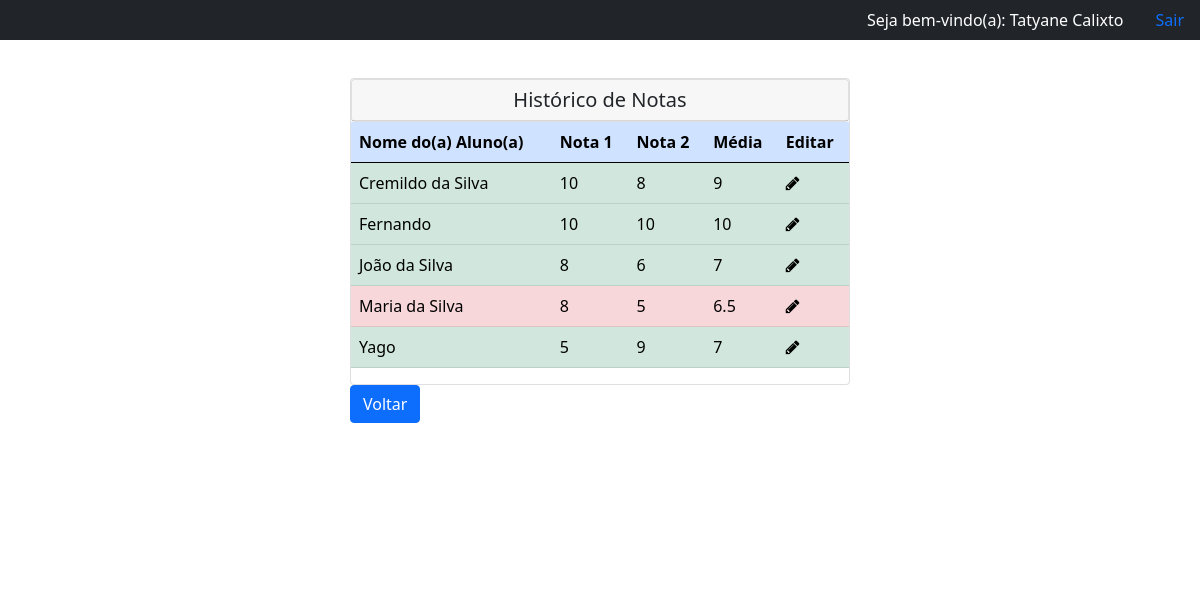
Screenshot of /Login/historico_notas.php (signed in) with the database file from the repository.
### tables this page shows
CREATE TABLE `notas` (
  `ce_id_notas` int(100) NOT NULL,
  `nome_aluno` varchar(500) NOT NULL,
  `nota1` float NOT NULL,
  `nota2` float NOT NULL,
  `media` float NOT NULL,
  `id_notas` int(10) UNSIGNED NOT NULL
);

### Login/notas_alunos.php (called while the page is built, shortened)
<?php
require("conexao.php");
$id_usuario = $_SESSION['idusuario'];
$query_ = "SELECT * FROM notas WHERE ce_id_notas = '$id_usuario'ORDER BY nome_aluno ASC";
$result = $conn->query($query_);
$dados_alunos = array();
if ($result->num_rows > 0) {
  while ($row = $result->fetch_assoc()) {
    $dados_alunos[] = $row['nome_aluno'] . '#' . $row['nota1'] . "#" . $row['nota2'] . "#" . $row['media'] . "#" . $row['id_notas'];
  }
} else {
  echo ("<script>
        window.alert('Você não possui notas cadastradas.')
        window.location.href='../Login/home.php';
    </script>");
}

### Login/historico_notas.php (the view, shortened to what this page needs)
<?php
require "menu.php";
require "notas_alunos.php";
?>
<!DOCTYPE html>
<html lang="pt-br">
<head>
  <link rel="stylesheet" href="https://cdnjs.cloudflare.com/ajax/libs/font-awesome/4.7.0/css/font-awesome.min.css">
</head>
<body>
  <br />
  <br />
  <div class="container">
    <div class="box">
      <div class="card">
        <div class="card text-center black-text">
          <h5 class="card-header">Histórico de Notas</h5>
        </div>
        <form action="salvar_modificacao.php" method="POST">
          <table id="tblCadastro" class="table table-success">
            <thead>
              <tr class="table-primary">
                <th>Nome do(a) Aluno(a)</th>
                <th>Nota 1</th>
                <th>Nota 2</th>
                <th>Média</th>
                <th>Editar</th>
              </tr>
            <tbody>
              <?php $cont = 0;
              foreach ($dados_alunos as $nota) {
                $dados_notas = explode('#', $nota);
              ?>
                <tr>
                  <?php $a = array();
                  if ($dados_notas[3] < 7) {
                    echo "<td name ='nome'class='table-danger'>";
                    echo $dados_notas[0];
                    echo "</td>";
                    echo "<td name='nota1' class='table-danger'>";
                    echo $dados_notas[1];
                    echo "</td>";
                    echo "<td name='nota2' class='table-danger'>";
                    echo $dados_notas[2];
                    echo "</td>";
                    echo "<td name='media' class='table-danger'>";
                    echo $dados_notas[3];
                    echo "</td>";
                    echo "<td  class='table-danger'>";
                    echo "<i class='fa fa-pencil btnEditar' aria-hidden='true'<input type='button' ></i>";
                    echo "</td>";
                  } else {
                    echo "<td name ='nome_apro'>";
                    echo $dados_notas[0];
                    echo "</td>";
                    echo "<td name='nota1_apro'>";
                    echo $dados_notas[1];
                    echo "</td>";
                    echo "<td name='nota2_apro'>";
                    echo $dados_notas[2];
                    echo "</td>";
                    echo "<td name='media_apro'>";
                    echo $dados_notas[3];
                    echo "</td>";
                    echo "<td>";
                    echo "<i class='fa fa-pencil btnEditar_apro' aria-hidden='true'<input type='button' ></i>";
                    echo "</td>";
                  }
                  ?>
                <?php } ?>
                </tr>
                </thead>
          </table>
      </div>
      <a type="button" class="btn btn-primary" href="home.php">Voltar</a>
    </div>
  </div>
</body>
</html>

### Login/menu.php (shortened to what this page needs)
<!DOCTYPE html>
<html lang="pt-br">
<head>
  <link href="https://cdn.jsdelivr.net/npm/bootstrap@5.0.0-beta1/dist/css/bootstrap.min.css" rel="stylesheet">
</head>
<body>
  <ul class="nav justify-content-end navbar-dark bg-dark">">
    <li class="nav-item">
      <label style="color: white;" class="nav-link active" aria-current="page">Seja bem-vindo(a):
        <?php $nome = $_SESSION['nome'];
        echo $nome; ?>
      </label>
    </li>
    <li class="nav-item">
      <a class="nav-link active" aria-current="page" href="logoff.php">Sair</a>
    </li>
  </ul>
</body>
</html>

### Login/menu.php (style rules this page uses)
.container { width: 100vw; height: 50vh; background: #fff; display: flex; flex-direction: row; justify-content: center; align-items: center }
.box { width: 500px; height: 500px; background: #fff; }
body { margin: 0px; }

### Login/historico_notas.php (style rules this page uses)
.container { width: 100vw; height: 60vh; display: flex; flex-direction: row; justify-content: center; align-items: center }
.box { width: 500px; height: 500px; background: #fff; }

### rows the page displays
notas: nome_aluno "Cremildo da Silva", dados_notas "10", nota2 "8", media "9"
notas: nome_aluno "Fernando", dados_notas "10", nota1 "10", nota2 "10"
notas: nome_aluno "João da Silva", nota1 "8", nota2 "6", media "7"
notas: nome_aluno "Maria da Silva", nota1 "8", nota2 "5", media "6.5"
notas: nome_aluno "Yago", nota1 "5", nota2 "9", media "7"

### other values shown
$nome "Tatyane Calixto"
